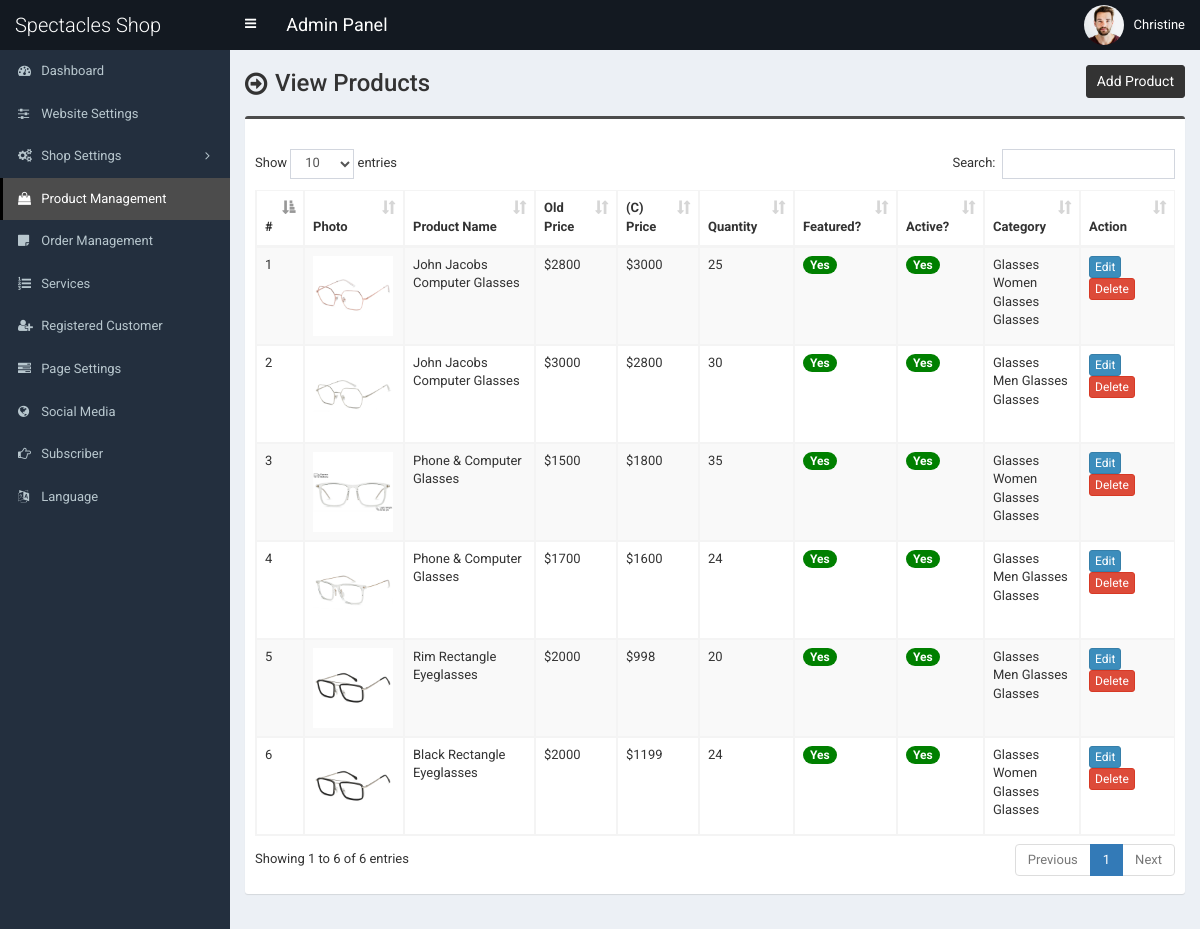
Screenshot of /admin/product.php (signed in) with the database file from the repository.
### tables this page shows
CREATE TABLE `tbl_product` (
  `p_id` int(11) NOT NULL,
  `p_name` varchar(255) NOT NULL,
  `p_old_price` varchar(10) NOT NULL,
  `p_current_price` varchar(10) NOT NULL,
  `p_qty` int(10) NOT NULL,
  `p_featured_photo` varchar(255) NOT NULL,
  `p_description` text NOT NULL,
  `p_short_description` text NOT NULL,
  `p_feature` text NOT NULL,
  `p_condition` text NOT NULL,
  `p_return_policy` text NOT NULL,
  `p_total_view` int(11) NOT NULL,
  `p_is_featured` int(1) NOT NULL,
  `p_is_active` int(1) NOT NULL,
  `ecat_id` int(11) NOT NULL
);

CREATE TABLE `tbl_top_category` (
  `tcat_id` int(11) NOT NULL,
  `tcat_name` varchar(255) NOT NULL,
  `show_on_menu` int(1) NOT NULL
);

CREATE TABLE `tbl_mid_category` (
  `mcat_id` int(11) NOT NULL,
  `mcat_name` varchar(255) NOT NULL,
  `tcat_id` int(11) NOT NULL
);

CREATE TABLE `tbl_end_category` (
  `ecat_id` int(11) NOT NULL,
  `ecat_name` varchar(255) NOT NULL,
  `mcat_id` int(11) NOT NULL
);

### admin/product.php (the view, shortened to what this page needs)
<?php require_once('header.php'); ?>
<section class="content-header">
	<div class="content-header-left">
		<h1>View Products</h1>
	</div>
	<div class="content-header-right">
		<a href="product-add.php" class="btn btn-primary btn-sm">Add Product</a>
	</div>
</section>
<section class="content">
	<div class="row">
		<div class="col-md-12">
			<div class="box box-info">
				<div class="box-body table-responsive">
					<table id="example1" class="table table-bordered table-hover table-striped">
					<thead class="thead-dark">
							<tr>
								<th width="10">#</th>
								<th>Photo</th>
								<th width="160">Product Name</th>
								<th width="60">Old Price</th>
								<th width="60">(C) Price</th>
								<th width="60">Quantity</th>
								<th>Featured?</th>
								<th>Active?</th>
								<th>Category</th>
								<th width="80">Action</th>
							</tr>
						</thead>
						<tbody>
							<?php
							$i=0;
							$statement = $pdo->prepare("SELECT
														t1.p_id,
														t1.p_name,
														t1.p_old_price,
														t1.p_current_price,
														t1.p_qty,
														t1.p_featured_photo,
														t1.p_is_featured,
														t1.p_is_active,
														t1.ecat_id,
														t2.ecat_id,
														t2.ecat_name,
														t3.mcat_id,
														t3.mcat_name,
														t4.tcat_id,
														t4.tcat_name
							                           	FROM tbl_product t1
							                           	JOIN tbl_end_category t2
							                           	ON t1.ecat_id = t2.ecat_id
							                           	JOIN tbl_mid_category t3
							                           	ON t2.mcat_id = t3.mcat_id
							                           	JOIN tbl_top_category t4
							                           	ON t3.tcat_id = t4.tcat_id
							                           	ORDER BY t1.p_id DESC
							                           	");
							$statement->execute();
							$result = $statement->fetchAll(PDO::FETCH_ASSOC);
							foreach ($result as $row) {
								$i++;
								?>
								<tr>
									<td><?php echo $i; ?></td>
									<td style="width:82px;"><img src="../assets/uploads/<?php echo $row['p_featured_photo']; ?>" alt="<?php echo $row['p_name']; ?>" style="width:80px;"></td>
									<td><?php echo $row['p_name']; ?></td>
									<td>$<?php echo $row['p_old_price']; ?></td>
									<td>$<?php echo $row['p_current_price']; ?></td>
									<td><?php echo $row['p_qty']; ?></td>
									<td>
										<?php if($row['p_is_featured'] == 1) {echo '<span class="badge badge-success" style="background-color:green;">Yes</span>';} else {echo '<span class="badge badge-success" style="background-color:red;">No</span>';} ?>
									</td>
									<td>
										<?php if($row['p_is_active'] == 1) {echo '<span class="badge badge-success" style="background-color:green;">Yes</span>';} else {echo '<span class="badge badge-danger" style="background-color:red;">No</span>';} ?>
									</td>
									<td><?php echo $row['tcat_name']; ?><br><?php echo $row['mcat_name']; ?><br><?php echo $row['ecat_name']; ?></td>
									<td>
										<a href="product-edit.php?id=<?php echo $row['p_id']; ?>" class="btn btn-primary btn-xs">Edit</a>
										<a href="#" class="btn btn-danger btn-xs" data-href="product-delete.php?id=<?php echo $row['p_id']; ?>" data-toggle="modal" data-target="#confirm-delete">Delete</a>
									</td>
								</tr>
								<?php
							}
							?>
						</tbody>
					</table>
				</div>
			</div>
		</div>
	</div>
</section>
<?php require_once('footer.php'); ?>

### admin/header.php (shortened to what this page needs)
<!DOCTYPE html>
<html>
<head>
	<link rel="stylesheet" href="css/bootstrap.min.css">
	<link rel="stylesheet" href="css/font-awesome.min.css">
	<link rel="stylesheet" href="css/ionicons.min.css">
	<link rel="stylesheet" href="css/datepicker3.css">
	<link rel="stylesheet" href="css/all.css">
	<link rel="stylesheet" href="css/select2.min.css">
	<link rel="stylesheet" href="css/dataTables.bootstrap.css">
	<link rel="stylesheet" href="css/jquery.fancybox.css">
	<link rel="stylesheet" href="css/AdminLTE.min.css">
	<link rel="stylesheet" href="css/_all-skins.min.css">
	<link rel="stylesheet" href="css/on-off-switch.css"/>
	<link rel="stylesheet" href="css/summernote.css">
	<link rel="stylesheet" href="style.css">
</head>
<body class="hold-transition fixed skin-blue sidebar-mini">
	<div class="wrapper">
		<header class="main-header">
			<a href="index.php" class="logo">
				<span class="logo-lg">Spectacles Shop</span>
			</a>
			<nav class="navbar navbar-static-top">
				<a href="#" class="sidebar-toggle" data-toggle="offcanvas" role="button">
				</a>
				<span style="float:left;line-height:50px;color:#fff;padding-left:15px;font-size:18px;">Admin Panel</span>
				<div class="navbar-custom-menu">
					<ul class="nav navbar-nav">
						<li class="dropdown user user-menu">
							<a href="#" class="dropdown-toggle" data-toggle="dropdown">
								<img src="../assets/uploads/<?php echo $_SESSION['user']['photo']; ?>" class="user-image" alt="User Image">
								<span class="hidden-xs"><?php echo $_SESSION['user']['full_name']; ?></span>
							</a>
						</li>
					</ul>
				</div>
			</nav>
		</header>
  		<?php $cur_page = substr($_SERVER["SCRIPT_NAME"],strrpos($_SERVER["SCRIPT_NAME"],"/")+1); ?>
  		<aside class="main-sidebar">
    		<section class="sidebar">
      			<ul class="sidebar-menu">
			        <li class="treeview <?php if($cur_page == 'index.php') {echo 'active';} ?>">
			          <a href="index.php">
			            <i class="fa fa-dashboard"></i> <span>Dashboard</span>
			          </a>
			        </li>
			        <li class="treeview <?php if( ($cur_page == 'settings.php') ) {echo 'active';} ?>">
			          <a href="settings.php">
			            <i class="fa fa-sliders"></i> <span>Website Settings</span>
			          </a>
			        </li>
                    <li class="treeview <?php if( ($cur_page == 'size.php') || ($cur_page == 'size-add.php') || ($cur_page == 'size-edit.php') || ($cur_page == 'color.php') || ($cur_page == 'color-add.php') || ($cur_page == 'color-edit.php') || ($cur_page == 'country.php') || ($cur_page == 'country-add.php') || ($cur_page == 'country-edit.php') || ($cur_page == 'shipping-cost.php') || ($cur_page == 'shipping-cost-edit.php') || ($cur_page == 'top-category.php') || ($cur_page == 'top-category-add.php') || ($cur_page == 'top-category-edit.php') || ($cur_page == 'mid-category.php') || ($cur_page == 'mid-category-add.php') || ($cur_page == 'mid-category-edit.php') || ($cur_page == 'end-category.php') || ($cur_page == 'end-category-add.php') || ($cur_page == 'end-category-edit.php') ) {echo 'active';} ?>">
                        <a href="#">
                            <i class="fa fa-cogs"></i>
                            <span>Shop Settings</span>
                            <span class="pull-right-container">
								<i class="fa fa-angle-left pull-right"></i>
							</span>
                        </a>
                    </li>
                    <li class="treeview <?php if( ($cur_page == 'product.php') || ($cur_page == 'product-add.php') || ($cur_page == 'product-edit.php') ) {echo 'active';} ?>">
                        <a href="product.php">
                            <i class="fa fa-shopping-bag"></i> <span>Product Management</span>
                        </a>
                    </li>
                    <li class="treeview <?php if( ($cur_page == 'order.php') ) {echo 'active';} ?>">
                        <a href="order.php">
                            <i class="fa fa-sticky-note"></i> <span>Order Management</span>
                        </a>
                    </li>
			        <li class="treeview <?php if( ($cur_page == 'service.php') ) {echo 'active';} ?>">
			          <a href="service.php">
			            <i class="fa fa-list-ol"></i> <span>Services</span>
			          </a>
			        </li>
						<li class="treeview <?php if( ($cur_page == 'customer.php') || ($cur_page == 'customer-add.php') || ($cur_page == 'customer-edit.php') ) {echo 'active';} ?>">
			          <a href="customer.php">
			            <i class="fa fa-user-plus"></i> <span>Registered Customer</span>
			          </a>
			        </li>
			        <li class="treeview <?php if( ($cur_page == 'page.php') ) {echo 'active';} ?>">
			          <a href="page.php">
			            <i class="fa fa-tasks"></i> <span>Page Settings</span>
			          </a>
			        </li>
			        <li class="treeview <?php if( ($cur_page == 'social-media.php') ) {echo 'active';} ?>">
			          <a href="social-media.php">
			            <i class="fa fa-globe"></i> <span>Social Media</span>
			          </a>
			        </li>
			        <li class="treeview <?php if( ($cur_page == 'subscriber.php')||($cur_page == 'subscriber.php') ) {echo 'active';} ?>">
			          <a href="subscriber.php">
			            <i class="fa fa-hand-o-right"></i> <span>Subscriber</span>
			          </a>
			        </li>
					<li class="treeview <?php if( ($cur_page == 'language.php')||($cur_page == 'language.php') ) {echo 'active';} ?>">
			          <a href="language.php">
			            <i class="fa fa-language"></i> <span>Language</span>
			          </a>
			        </li>
      			</ul>
    		</section>
  		</aside>
  		<div class="content-wrapper">

### admin/footer.php (shortened to what this page needs)
		</div>
	</div>
</body>
</html>

### admin/style.css (style rules this page uses)
body { font-size: 13px; font-family: "Roboto", sans-serif; }
.navbar-nav > .user-menu .user-image { width: 40px; height: 40px; margin-top: -10px; }
.content-header > h1, .content-header .content-header-left h1 { font-family: "Roboto", sans-serif; }
.main-header .logo { text-align: left; }
.main-header .logo .logo-lg { font-family: "Roboto", sans-serif; }
.box-info { padding-top: 20px; }
.sidebar-menu li > a > .pull-right-container > .fa-angle-left:before { content: "\f105"; }
.content-header { overflow: hidden; }
.content-header .content-header-left { float: left; padding-top: 5px; }
.content-header .content-header-right { float: right; }
.content-header .content-header-left h1 { margin-top: 0; margin-bottom: 0; padding-left: 30px; padding-bottom: 5px; font-size: 24px; position: relative; }
.content-header .content-header-left h1:before { position: absolute; top: 0; left: 0; font-family: "FontAwesome", sans-serif; font-size: 26px; content: "\f18e"; }
.content-header .content-header-right a { position: relative; font-size: 14px; }
.skin-blue .sidebar-menu > li:hover > a, .skin-blue .sidebar-menu > li.active > a { color: #fff; background: #3c8dbc; border-left-color: #3c8dbc; }
.skin-blue .main-header .logo, .skin-blue .main-header .logo:hover, .skin-blue .main-header .navbar, .skin-blue .main-header .navbar .sidebar-toggle:hover { background-color: #131921; }
.skin-blue .sidebar-menu > li:hover > a, .skin-blue .sidebar-menu > li.active > a { background-color: #4c4c4c; border-left-color: #000000; }
.box.box-info { border-top-color: #4c4c4c; }
.content-header .content-header-right a { background-color: #333333; border-color: #333333; }

### rows the page displays
tbl_product: p_featured_photo (picture), p_name "John Jacobs Computer Glasses", p_old_price "2800", p_current_price "3000", p_qty "25", p_is_featured "Yes", p_is_active "Yes", tbl_top_category.tcat_name "Glasses", tbl_mid_category.mcat_name "Women Glasses", ecat.ecat_name "Glasses"
tbl_product: p_featured_photo (picture), p_name "John Jacobs Computer Glasses", p_old_price "3000", p_current_price "2800", p_qty "30", p_is_featured "Yes", p_is_active "Yes", tbl_top_category.tcat_name "Glasses", tbl_mid_category.mcat_name "Men Glasses", ecat.ecat_name "Glasses"
tbl_product: p_featured_photo (picture), p_name "Phone & Computer Glasses", p_old_price "1500", p_current_price "1800", p_qty "35", p_is_featured "Yes", p_is_active "Yes", tbl_top_category.tcat_name "Glasses", tbl_mid_category.mcat_name "Women Glasses", ecat.ecat_name "Glasses"
tbl_product: p_featured_photo (picture), p_name "Phone & Computer Glasses", p_old_price "1700", p_current_price "1600", p_qty "24", p_is_featured "Yes", p_is_active "Yes", tbl_top_category.tcat_name "Glasses", tbl_mid_category.mcat_name "Men Glasses", ecat.ecat_name "Glasses"
tbl_product: p_featured_photo (picture), p_name "Rim Rectangle Eyeglasses", p_old_price "2000", p_current_price "998", p_qty "20", p_is_featured "Yes", p_is_active "Yes", tbl_top_category.tcat_name "Glasses", tbl_mid_category.mcat_name "Men Glasses", ecat.ecat_name "Glasses"
tbl_product: p_featured_photo (picture), p_name "Black Rectangle Eyeglasses", p_old_price "2000", p_current_price "1199", p_qty "24", p_is_featured "Yes", p_is_active "Yes", tbl_top_category.tcat_name "Glasses", tbl_mid_category.mcat_name "Women Glasses", ecat.ecat_name "Glasses"

### other values shown
$_SESSION['user']['full_name'] "Christine"
